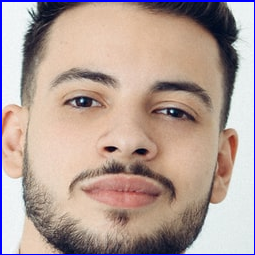
#> input picture Image.png, 255 x 255 px
$ python just.py
#> lines starting #> are read from the running program, lines starting #| are printed output that depends on the picture; after the words box and inside, x2 and y2 are one past the last pixel; in counts of white or black regions, pixels touching at a corner belong together

import cv2
import PIL
from PIL import Image
import numpy as np
import matplotlib.pyplot as plt
from matplotlib import pyplot as plt

image = cv2.imread('Image.png')
#> image is the input picture: shape (255, 255, 3); mean B, G, R 152.7, 159.7, 180
#image = cv2.imread('Capture.jpg')
img = cv2.cvtColor(image, cv2.COLOR_BGR2GRAY)
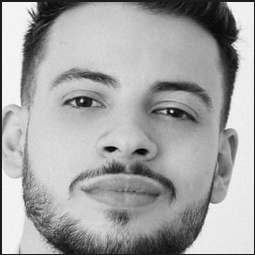
#> img: shape (255, 255); min 2, max 252, mean 165

blur = cv2.GaussianBlur(img,(5,5),0)
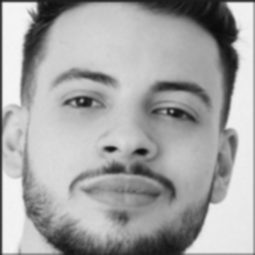
#> blur: shape (255, 255); min 11, max 245, mean 165.4
ret3,th3 = cv2.threshold(blur,0,255,cv2.THRESH_BINARY+cv2.THRESH_OTSU)
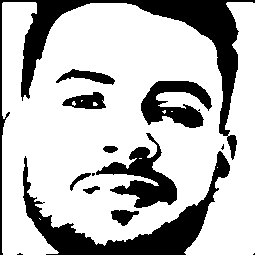
#> th3: shape (255, 255); 73.4% white; 14 black regions (4 under 20 px), largest, box (x1, y1, x2, y2) and area: (0, 0, 255, 255) 6687, (23, 151, 230, 255) 5021, (96, 133, 177, 208) 2239
#> ret3 = 139

cv2.imwrite("BLKimage.png",th3)

img_data = PIL.Image.open('BLKimage.png')
img_arr = np.array(img_data)
print(img_arr.shape)
#| (255, 255)

img_convert = img_data.resize((105,150))
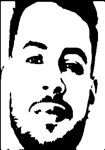
#> img_convert: PIL image 105x150 L; min 0, max 255, mean 187.3
img_arr_convert = np.array(img_convert)
print(img_arr_convert.shape)
#| (150, 105)

for i in range(img_arr_convert.shape[0]):
	for j in range(img_arr_convert.shape[1]):

		if(j!=(img_arr_convert.shape[1]-1)):
			if(img_arr_convert[i][j]==0):
				print("*",end=" ")
			else:
				print(" ",end=" ")
		else:
			if(img_arr_convert[i][j]==0):
				print("*")
			else:
				print(" ")


plt.imshow(img_convert, cmap="gray")
plt.show()
